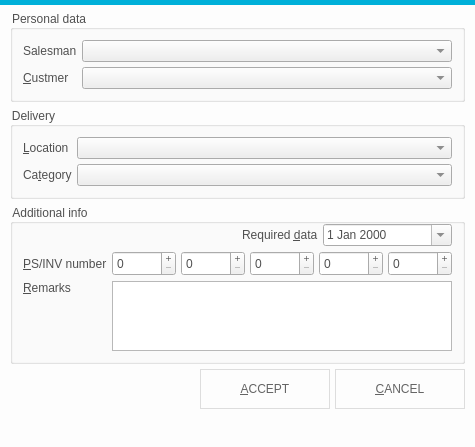
<?xml version="1.0" encoding="UTF-8"?>
<ui version="4.0">
 <class>responseWidget</class>
 <widget class="QWidget" name="responseWidget">
  <property name="windowModality">
   <enum>Qt::ApplicationModal</enum>
  </property>
  <property name="geometry">
   <rect>
    <x>0</x>
    <y>0</y>
    <width>425</width>
    <height>415</height>
   </rect>
  </property>
  <property name="sizePolicy">
   <sizepolicy hsizetype="Preferred" vsizetype="Expanding">
    <horstretch>0</horstretch>
    <verstretch>0</verstretch>
   </sizepolicy>
  </property>
  <property name="palette">
   <palette>
    <active>
     <colorrole role="Base">
      <brush brushstyle="SolidPattern">
       <color alpha="255">
        <red>255</red>
        <green>255</green>
        <blue>255</blue>
       </color>
      </brush>
     </colorrole>
     <colorrole role="Window">
      <brush brushstyle="SolidPattern">
       <color alpha="255">
        <red>253</red>
        <green>253</green>
        <blue>253</blue>
       </color>
      </brush>
     </colorrole>
    </active>
    <inactive>
     <colorrole role="Base">
      <brush brushstyle="SolidPattern">
       <color alpha="255">
        <red>255</red>
        <green>255</green>
        <blue>255</blue>
       </color>
      </brush>
     </colorrole>
     <colorrole role="Window">
      <brush brushstyle="SolidPattern">
       <color alpha="255">
        <red>253</red>
        <green>253</green>
        <blue>253</blue>
       </color>
      </brush>
     </colorrole>
    </inactive>
    <disabled>
     <colorrole role="Base">
      <brush brushstyle="SolidPattern">
       <color alpha="255">
        <red>253</red>
        <green>253</green>
        <blue>253</blue>
       </color>
      </brush>
     </colorrole>
     <colorrole role="Window">
      <brush brushstyle="SolidPattern">
       <color alpha="255">
        <red>253</red>
        <green>253</green>
        <blue>253</blue>
       </color>
      </brush>
     </colorrole>
    </disabled>
   </palette>
  </property>
  <property name="windowTitle">
   <string>Storekeeper's response</string>
  </property>
  <property name="windowIcon">
   <iconset resource="resource.qrc">
    <normaloff>:/ico/logo.png</normaloff>:/ico/logo.png</iconset>
  </property>
  <property name="styleSheet">
   <string notr="true">QPushButton{
	width:100px;
	height:40px;
	border: 1px solid rgb(221, 221, 221);
}
QPushButton:hover{
color: rgb(255, 255, 255);
	background-color: rgb(0, 176, 217);
}

QPushButton{
color: rgb(100, 100, 100);
}</string>
  </property>
  <layout class="QGridLayout" name="gridLayout">
   <property name="leftMargin">
    <number>0</number>
   </property>
   <property name="topMargin">
    <number>0</number>
   </property>
   <property name="rightMargin">
    <number>0</number>
   </property>
   <property name="bottomMargin">
    <number>0</number>
   </property>
   <property name="spacing">
    <number>0</number>
   </property>
   <item row="0" column="0" rowspan="2" colspan="2">
    <layout class="QVBoxLayout" name="verticalLayout_2">
     <property name="spacing">
      <number>5</number>
     </property>
     <property name="leftMargin">
      <number>0</number>
     </property>
     <property name="topMargin">
      <number>0</number>
     </property>
     <property name="rightMargin">
      <number>0</number>
     </property>
     <property name="bottomMargin">
      <number>0</number>
     </property>
     <item>
      <widget class="QFrame" name="frame_3">
       <property name="minimumSize">
        <size>
         <width>0</width>
         <height>5</height>
        </size>
       </property>
       <property name="maximumSize">
        <size>
         <width>16777215</width>
         <height>5</height>
        </size>
       </property>
       <property name="styleSheet">
        <string notr="true">	background-color: rgb(0, 176, 217);</string>
       </property>
       <property name="frameShape">
        <enum>QFrame::NoFrame</enum>
       </property>
       <property name="frameShadow">
        <enum>QFrame::Raised</enum>
       </property>
       <layout class="QVBoxLayout" name="verticalLayout_4">
        <property name="spacing">
         <number>0</number>
        </property>
        <property name="leftMargin">
         <number>0</number>
        </property>
        <property name="topMargin">
         <number>0</number>
        </property>
        <property name="rightMargin">
         <number>0</number>
        </property>
        <property name="bottomMargin">
         <number>0</number>
        </property>
        <item>
         <widget class="QLabel" name="label_2">
          <property name="pixmap">
           <pixmap resource="resource.qrc">:/ico/shad1.png</pixmap>
          </property>
          <property name="scaledContents">
           <bool>true</bool>
          </property>
         </widget>
        </item>
       </layout>
      </widget>
     </item>
     <item>
      <widget class="QFrame" name="frame_2">
       <property name="sizePolicy">
        <sizepolicy hsizetype="Expanding" vsizetype="Fixed">
         <horstretch>0</horstretch>
         <verstretch>0</verstretch>
        </sizepolicy>
       </property>
       <property name="font">
        <font>
         <pointsize>10</pointsize>
        </font>
       </property>
       <property name="styleSheet">
        <string notr="true"/>
       </property>
       <property name="frameShape">
        <enum>QFrame::NoFrame</enum>
       </property>
       <property name="frameShadow">
        <enum>QFrame::Raised</enum>
       </property>
       <layout class="QGridLayout" name="gridLayout_3">
        <property name="leftMargin">
         <number>10</number>
        </property>
        <property name="topMargin">
         <number>0</number>
        </property>
        <property name="rightMargin">
         <number>10</number>
        </property>
        <property name="bottomMargin">
         <number>0</number>
        </property>
        <property name="spacing">
         <number>5</number>
        </property>
        <item row="1" column="0">
         <layout class="QVBoxLayout" name="verticalLayout_3">
          <property name="spacing">
           <number>5</number>
          </property>
          <property name="leftMargin">
           <number>0</number>
          </property>
          <property name="topMargin">
           <number>0</number>
          </property>
          <property name="rightMargin">
           <number>0</number>
          </property>
          <property name="bottomMargin">
           <number>0</number>
          </property>
          <item>
           <widget class="QGroupBox" name="groupBox">
            <property name="styleSheet">
             <string notr="true">color: rgb(80, 80, 80);</string>
            </property>
            <property name="title">
             <string>Personal data</string>
            </property>
            <layout class="QGridLayout" name="gridLayout_5">
             <property name="leftMargin">
              <number>10</number>
             </property>
             <property name="topMargin">
              <number>10</number>
             </property>
             <property name="rightMargin">
              <number>10</number>
             </property>
             <property name="bottomMargin">
              <number>10</number>
             </property>
             <property name="spacing">
              <number>5</number>
             </property>
             <item row="0" column="0">
              <widget class="QLabel" name="user_label">
               <property name="frameShape">
                <enum>QFrame::NoFrame</enum>
               </property>
               <property name="text">
                <string>Salesman</string>
               </property>
               <property name="buddy">
                <cstring>salesman</cstring>
               </property>
              </widget>
             </item>
             <item row="2" column="0">
              <widget class="QLabel" name="password_label">
               <property name="text">
                <string>&amp;Custmer</string>
               </property>
               <property name="buddy">
                <cstring>customer</cstring>
               </property>
              </widget>
             </item>
             <item row="0" column="1">
              <widget class="QComboBox" name="salesman">
               <property name="sizePolicy">
                <sizepolicy hsizetype="Expanding" vsizetype="Fixed">
                 <horstretch>0</horstretch>
                 <verstretch>0</verstretch>
                </sizepolicy>
               </property>
               <property name="currentIndex">
                <number>-1</number>
               </property>
              </widget>
             </item>
             <item row="2" column="1">
              <widget class="QComboBox" name="customer">
               <property name="sizePolicy">
                <sizepolicy hsizetype="Expanding" vsizetype="Fixed">
                 <horstretch>0</horstretch>
                 <verstretch>0</verstretch>
                </sizepolicy>
               </property>
               <property name="currentIndex">
                <number>-1</number>
               </property>
              </widget>
             </item>
            </layout>
           </widget>
          </item>
          <item>
           <widget class="QGroupBox" name="properties_2">
            <property name="enabled">
             <bool>true</bool>
            </property>
            <property name="styleSheet">
             <string notr="true">color: rgb(80, 80, 80);</string>
            </property>
            <property name="title">
             <string>Delivery</string>
            </property>
            <property name="checkable">
             <bool>false</bool>
            </property>
            <layout class="QGridLayout" name="_2">
             <property name="leftMargin">
              <number>10</number>
             </property>
             <property name="topMargin">
              <number>10</number>
             </property>
             <property name="rightMargin">
              <number>10</number>
             </property>
             <property name="bottomMargin">
              <number>10</number>
             </property>
             <property name="spacing">
              <number>5</number>
             </property>
             <item row="1" column="0">
              <widget class="QLabel" name="port_label_2">
               <property name="text">
                <string>Ca&amp;tegory</string>
               </property>
               <property name="buddy">
                <cstring>category</cstring>
               </property>
              </widget>
             </item>
             <item row="0" column="0">
              <widget class="QLabel" name="host_label_2">
               <property name="frameShape">
                <enum>QFrame::NoFrame</enum>
               </property>
               <property name="text">
                <string>&amp;Location</string>
               </property>
               <property name="buddy">
                <cstring>location</cstring>
               </property>
              </widget>
             </item>
             <item row="0" column="1">
              <widget class="QComboBox" name="location">
               <property name="sizePolicy">
                <sizepolicy hsizetype="Expanding" vsizetype="Fixed">
                 <horstretch>0</horstretch>
                 <verstretch>0</verstretch>
                </sizepolicy>
               </property>
               <property name="currentIndex">
                <number>-1</number>
               </property>
              </widget>
             </item>
             <item row="1" column="1">
              <widget class="QComboBox" name="category">
               <property name="sizePolicy">
                <sizepolicy hsizetype="Expanding" vsizetype="Fixed">
                 <horstretch>0</horstretch>
                 <verstretch>0</verstretch>
                </sizepolicy>
               </property>
               <property name="currentIndex">
                <number>-1</number>
               </property>
              </widget>
             </item>
            </layout>
           </widget>
          </item>
         </layout>
        </item>
       </layout>
      </widget>
     </item>
     <item>
      <widget class="QFrame" name="frame_5">
       <property name="sizePolicy">
        <sizepolicy hsizetype="Expanding" vsizetype="Preferred">
         <horstretch>0</horstretch>
         <verstretch>0</verstretch>
        </sizepolicy>
       </property>
       <property name="frameShape">
        <enum>QFrame::NoFrame</enum>
       </property>
       <property name="frameShadow">
        <enum>QFrame::Raised</enum>
       </property>
       <layout class="QGridLayout" name="gridLayout_6">
        <property name="leftMargin">
         <number>10</number>
        </property>
        <property name="topMargin">
         <number>0</number>
        </property>
        <property name="rightMargin">
         <number>10</number>
        </property>
        <property name="bottomMargin">
         <number>0</number>
        </property>
        <property name="spacing">
         <number>5</number>
        </property>
        <item row="0" column="0">
         <widget class="QGroupBox" name="properties">
          <property name="enabled">
           <bool>true</bool>
          </property>
          <property name="styleSheet">
           <string notr="true">color: rgb(80, 80, 80);</string>
          </property>
          <property name="title">
           <string>Additional info</string>
          </property>
          <layout class="QGridLayout" name="gridLayout_8">
           <property name="leftMargin">
            <number>10</number>
           </property>
           <property name="topMargin">
            <number>0</number>
           </property>
           <property name="rightMargin">
            <number>10</number>
           </property>
           <property name="bottomMargin">
            <number>10</number>
           </property>
           <property name="spacing">
            <number>5</number>
           </property>
           <item row="1" column="1">
            <layout class="QHBoxLayout" name="r_layout">
             <property name="spacing">
              <number>5</number>
             </property>
             <property name="leftMargin">
              <number>0</number>
             </property>
             <property name="topMargin">
              <number>0</number>
             </property>
             <property name="rightMargin">
              <number>0</number>
             </property>
             <property name="bottomMargin">
              <number>0</number>
             </property>
             <item>
              <widget class="QSpinBox" name="r1">
               <property name="minimumSize">
                <size>
                 <width>0</width>
                 <height>25</height>
                </size>
               </property>
               <property name="maximumSize">
                <size>
                 <width>16777215</width>
                 <height>25</height>
                </size>
               </property>
               <property name="frame">
                <bool>true</bool>
               </property>
               <property name="readOnly">
                <bool>false</bool>
               </property>
               <property name="buttonSymbols">
                <enum>QAbstractSpinBox::PlusMinus</enum>
               </property>
               <property name="accelerated">
                <bool>true</bool>
               </property>
               <property name="showGroupSeparator" stdset="0">
                <bool>true</bool>
               </property>
               <property name="maximum">
                <number>10000</number>
               </property>
               <property name="singleStep">
                <number>10</number>
               </property>
              </widget>
             </item>
             <item>
              <widget class="QSpinBox" name="r2">
               <property name="minimumSize">
                <size>
                 <width>0</width>
                 <height>25</height>
                </size>
               </property>
               <property name="maximumSize">
                <size>
                 <width>16777215</width>
                 <height>25</height>
                </size>
               </property>
               <property name="frame">
                <bool>true</bool>
               </property>
               <property name="buttonSymbols">
                <enum>QAbstractSpinBox::PlusMinus</enum>
               </property>
               <property name="accelerated">
                <bool>true</bool>
               </property>
               <property name="showGroupSeparator" stdset="0">
                <bool>true</bool>
               </property>
               <property name="maximum">
                <number>10000</number>
               </property>
               <property name="singleStep">
                <number>10</number>
               </property>
              </widget>
             </item>
             <item>
              <widget class="QSpinBox" name="r3">
               <property name="minimumSize">
                <size>
                 <width>0</width>
                 <height>25</height>
                </size>
               </property>
               <property name="maximumSize">
                <size>
                 <width>16777215</width>
                 <height>25</height>
                </size>
               </property>
               <property name="frame">
                <bool>true</bool>
               </property>
               <property name="buttonSymbols">
                <enum>QAbstractSpinBox::PlusMinus</enum>
               </property>
               <property name="accelerated">
                <bool>true</bool>
               </property>
               <property name="showGroupSeparator" stdset="0">
                <bool>true</bool>
               </property>
               <property name="maximum">
                <number>10000</number>
               </property>
               <property name="singleStep">
                <number>10</number>
               </property>
              </widget>
             </item>
             <item>
              <widget class="QSpinBox" name="r4">
               <property name="minimumSize">
                <size>
                 <width>0</width>
                 <height>25</height>
                </size>
               </property>
               <property name="maximumSize">
                <size>
                 <width>16777215</width>
                 <height>25</height>
                </size>
               </property>
               <property name="frame">
                <bool>true</bool>
               </property>
               <property name="buttonSymbols">
                <enum>QAbstractSpinBox::PlusMinus</enum>
               </property>
               <property name="accelerated">
                <bool>true</bool>
               </property>
               <property name="showGroupSeparator" stdset="0">
                <bool>true</bool>
               </property>
               <property name="maximum">
                <number>10000</number>
               </property>
               <property name="singleStep">
                <number>10</number>
               </property>
              </widget>
             </item>
             <item>
              <widget class="QSpinBox" name="r5">
               <property name="minimumSize">
                <size>
                 <width>0</width>
                 <height>25</height>
                </size>
               </property>
               <property name="maximumSize">
                <size>
                 <width>16777215</width>
                 <height>25</height>
                </size>
               </property>
               <property name="frame">
                <bool>true</bool>
               </property>
               <property name="buttonSymbols">
                <enum>QAbstractSpinBox::PlusMinus</enum>
               </property>
               <property name="accelerated">
                <bool>true</bool>
               </property>
               <property name="showGroupSeparator" stdset="0">
                <bool>true</bool>
               </property>
               <property name="maximum">
                <number>10000</number>
               </property>
               <property name="singleStep">
                <number>10</number>
               </property>
              </widget>
             </item>
            </layout>
           </item>
           <item row="0" column="1">
            <layout class="QHBoxLayout" name="req_data_layout">
             <property name="spacing">
              <number>5</number>
             </property>
             <property name="leftMargin">
              <number>0</number>
             </property>
             <property name="topMargin">
              <number>0</number>
             </property>
             <property name="rightMargin">
              <number>0</number>
             </property>
             <property name="bottomMargin">
              <number>0</number>
             </property>
             <item>
              <spacer name="horizontalSpacer_2">
               <property name="orientation">
                <enum>Qt::Horizontal</enum>
               </property>
               <property name="sizeHint" stdset="0">
                <size>
                 <width>40</width>
                 <height>20</height>
                </size>
               </property>
              </spacer>
             </item>
             <item>
              <widget class="QLabel" name="host_label">
               <property name="sizePolicy">
                <sizepolicy hsizetype="Fixed" vsizetype="Preferred">
                 <horstretch>0</horstretch>
                 <verstretch>0</verstretch>
                </sizepolicy>
               </property>
               <property name="frameShape">
                <enum>QFrame::NoFrame</enum>
               </property>
               <property name="text">
                <string>Required &amp;data</string>
               </property>
               <property name="buddy">
                <cstring>dateEdit</cstring>
               </property>
              </widget>
             </item>
             <item>
              <widget class="QDateEdit" name="dateEdit">
               <property name="sizePolicy">
                <sizepolicy hsizetype="Expanding" vsizetype="Fixed">
                 <horstretch>0</horstretch>
                 <verstretch>0</verstretch>
                </sizepolicy>
               </property>
               <property name="styleSheet">
                <string notr="true">color: rgb(80,80,80);
border-right: 1px solid rgb(241, 239, 239);</string>
               </property>
               <property name="showGroupSeparator" stdset="0">
                <bool>true</bool>
               </property>
               <property name="calendarPopup">
                <bool>true</bool>
               </property>
               <property name="timeSpec">
                <enum>Qt::LocalTime</enum>
               </property>
              </widget>
             </item>
            </layout>
           </item>
           <item row="1" column="0">
            <layout class="QVBoxLayout" name="verticalLayout_5">
             <property name="spacing">
              <number>0</number>
             </property>
             <property name="leftMargin">
              <number>0</number>
             </property>
             <property name="topMargin">
              <number>0</number>
             </property>
             <property name="rightMargin">
              <number>0</number>
             </property>
             <item>
              <widget class="QLabel" name="port_label">
               <property name="text">
                <string>&amp;PS/INV number</string>
               </property>
               <property name="buddy">
                <cstring>r1</cstring>
               </property>
              </widget>
             </item>
            </layout>
           </item>
           <item row="2" column="0">
            <layout class="QVBoxLayout" name="verticalLayout_6">
             <property name="spacing">
              <number>0</number>
             </property>
             <property name="leftMargin">
              <number>0</number>
             </property>
             <item>
              <widget class="QLabel" name="port_label_4">
               <property name="text">
                <string>&amp;Remarks</string>
               </property>
               <property name="buddy">
                <cstring>plainTextEdit</cstring>
               </property>
              </widget>
             </item>
             <item>
              <spacer name="verticalSpacer">
               <property name="orientation">
                <enum>Qt::Vertical</enum>
               </property>
               <property name="sizeHint" stdset="0">
                <size>
                 <width>20</width>
                 <height>40</height>
                </size>
               </property>
              </spacer>
             </item>
            </layout>
           </item>
           <item row="2" column="1">
            <layout class="QVBoxLayout" name="verticalLayout_7">
             <property name="spacing">
              <number>5</number>
             </property>
             <property name="leftMargin">
              <number>0</number>
             </property>
             <property name="topMargin">
              <number>0</number>
             </property>
             <property name="rightMargin">
              <number>0</number>
             </property>
             <property name="bottomMargin">
              <number>0</number>
             </property>
             <item>
              <widget class="QPlainTextEdit" name="plainTextEdit">
               <property name="tabChangesFocus">
                <bool>true</bool>
               </property>
               <property name="plainText">
                <string/>
               </property>
               <property name="placeholderText">
                <string>Here you can leave your remarks</string>
               </property>
              </widget>
             </item>
            </layout>
           </item>
          </layout>
         </widget>
        </item>
       </layout>
      </widget>
     </item>
     <item>
      <layout class="QHBoxLayout" name="horizontalLayout_8">
       <property name="spacing">
        <number>5</number>
       </property>
       <property name="leftMargin">
        <number>10</number>
       </property>
       <property name="topMargin">
        <number>0</number>
       </property>
       <property name="rightMargin">
        <number>10</number>
       </property>
       <property name="bottomMargin">
        <number>5</number>
       </property>
       <item>
        <spacer name="horizontalSpacer">
         <property name="orientation">
          <enum>Qt::Horizontal</enum>
         </property>
         <property name="sizeHint" stdset="0">
          <size>
           <width>40</width>
           <height>20</height>
          </size>
         </property>
        </spacer>
       </item>
       <item>
        <widget class="QPushButton" name="pushButton">
         <property name="minimumSize">
          <size>
           <width>130</width>
           <height>40</height>
          </size>
         </property>
         <property name="maximumSize">
          <size>
           <width>100</width>
           <height>40</height>
          </size>
         </property>
         <property name="text">
          <string>&amp;ACCEPT</string>
         </property>
         <property name="default">
          <bool>true</bool>
         </property>
        </widget>
       </item>
       <item>
        <widget class="QPushButton" name="pushButton_2">
         <property name="minimumSize">
          <size>
           <width>130</width>
           <height>40</height>
          </size>
         </property>
         <property name="maximumSize">
          <size>
           <width>100</width>
           <height>40</height>
          </size>
         </property>
         <property name="text">
          <string>&amp;CANCEL</string>
         </property>
         <property name="default">
          <bool>true</bool>
         </property>
        </widget>
       </item>
      </layout>
     </item>
     <item>
      <widget class="QFrame" name="frame_4">
       <property name="frameShape">
        <enum>QFrame::NoFrame</enum>
       </property>
       <property name="frameShadow">
        <enum>QFrame::Raised</enum>
       </property>
       <layout class="QGridLayout" name="gridLayout_4">
        <property name="leftMargin">
         <number>10</number>
        </property>
        <property name="topMargin">
         <number>0</number>
        </property>
        <property name="rightMargin">
         <number>10</number>
        </property>
        <property name="bottomMargin">
         <number>0</number>
        </property>
        <property name="spacing">
         <number>0</number>
        </property>
        <item row="1" column="0">
         <widget class="QLabel" name="label">
          <property name="styleSheet">
           <string notr="true">color: rgb(180,180, 180);</string>
          </property>
          <property name="text">
           <string/>
          </property>
          <property name="alignment">
           <set>Qt::AlignLeading|Qt::AlignLeft|Qt::AlignVCenter</set>
          </property>
         </widget>
        </item>
        <item row="0" column="0">
         <widget class="QLabel" name="label_3">
          <property name="pixmap">
           <pixmap resource="resource.qrc">:/ico/shad2.png</pixmap>
          </property>
          <property name="scaledContents">
           <bool>true</bool>
          </property>
         </widget>
        </item>
       </layout>
      </widget>
     </item>
    </layout>
   </item>
  </layout>
 </widget>
 <resources>
  <include location="resource.qrc"/>
 </resources>
 <connections/>
</ui>
